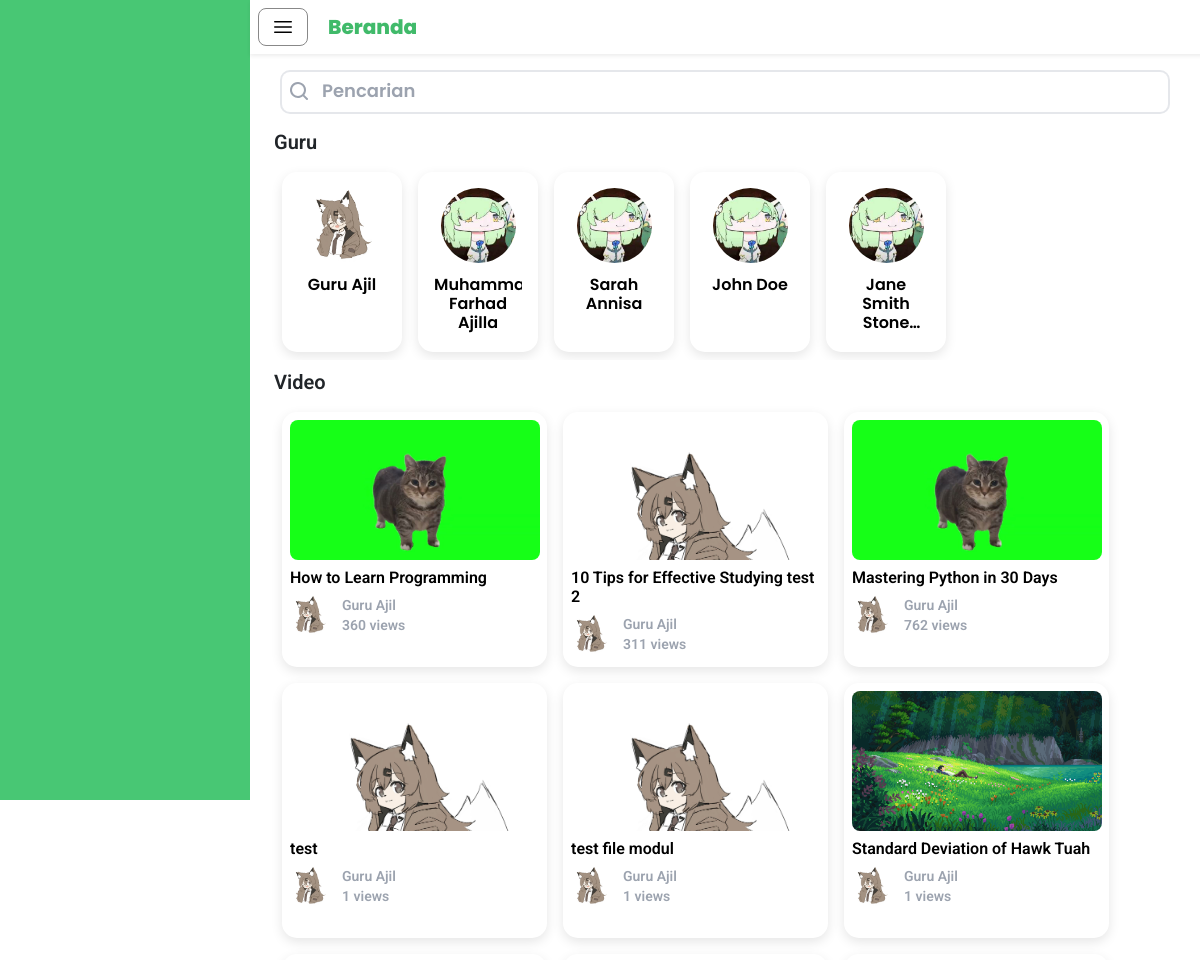
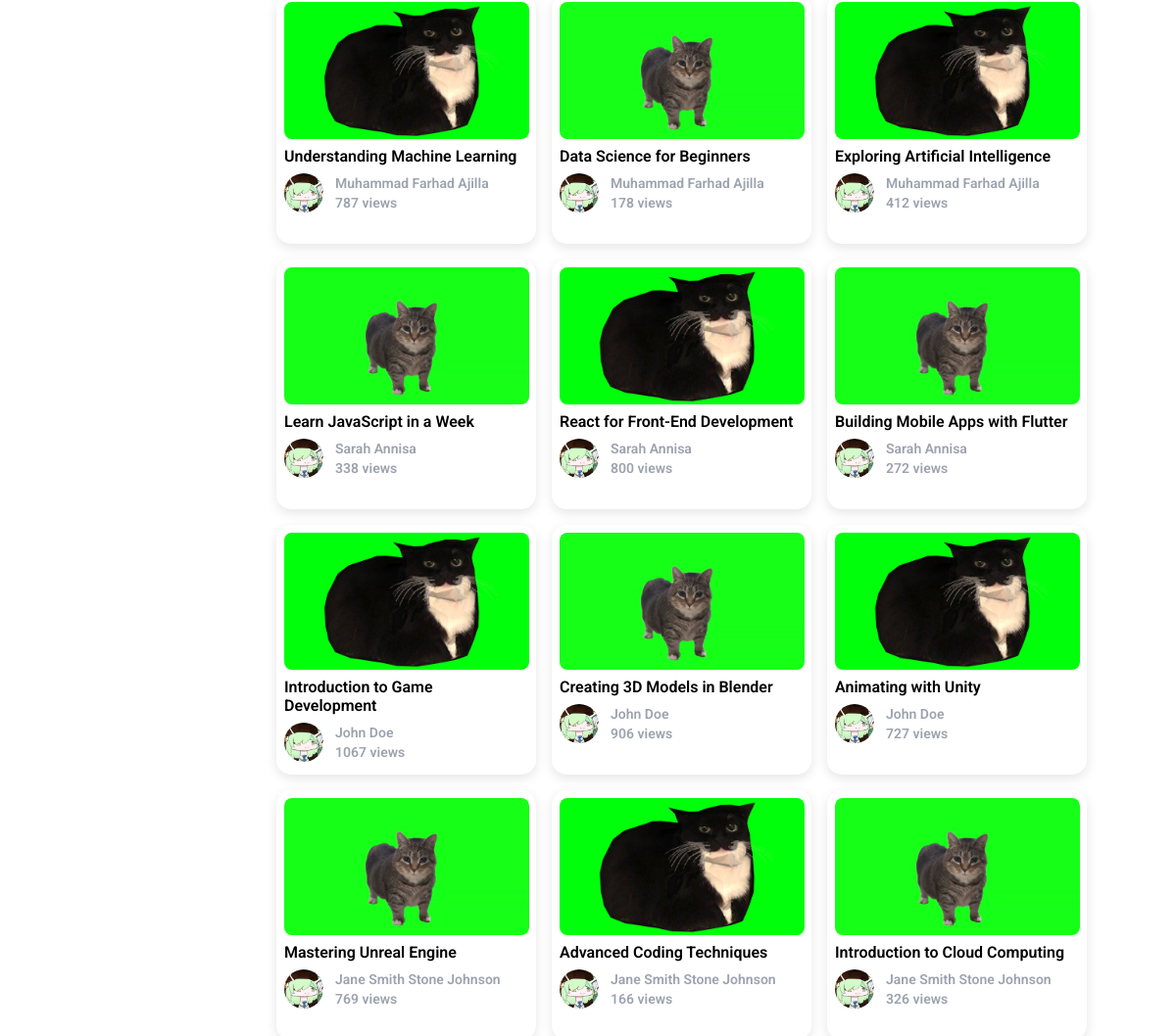
Before: /siswa/pencarian/index.php (signed in) with the older database file (2 pictures, top to bottom).
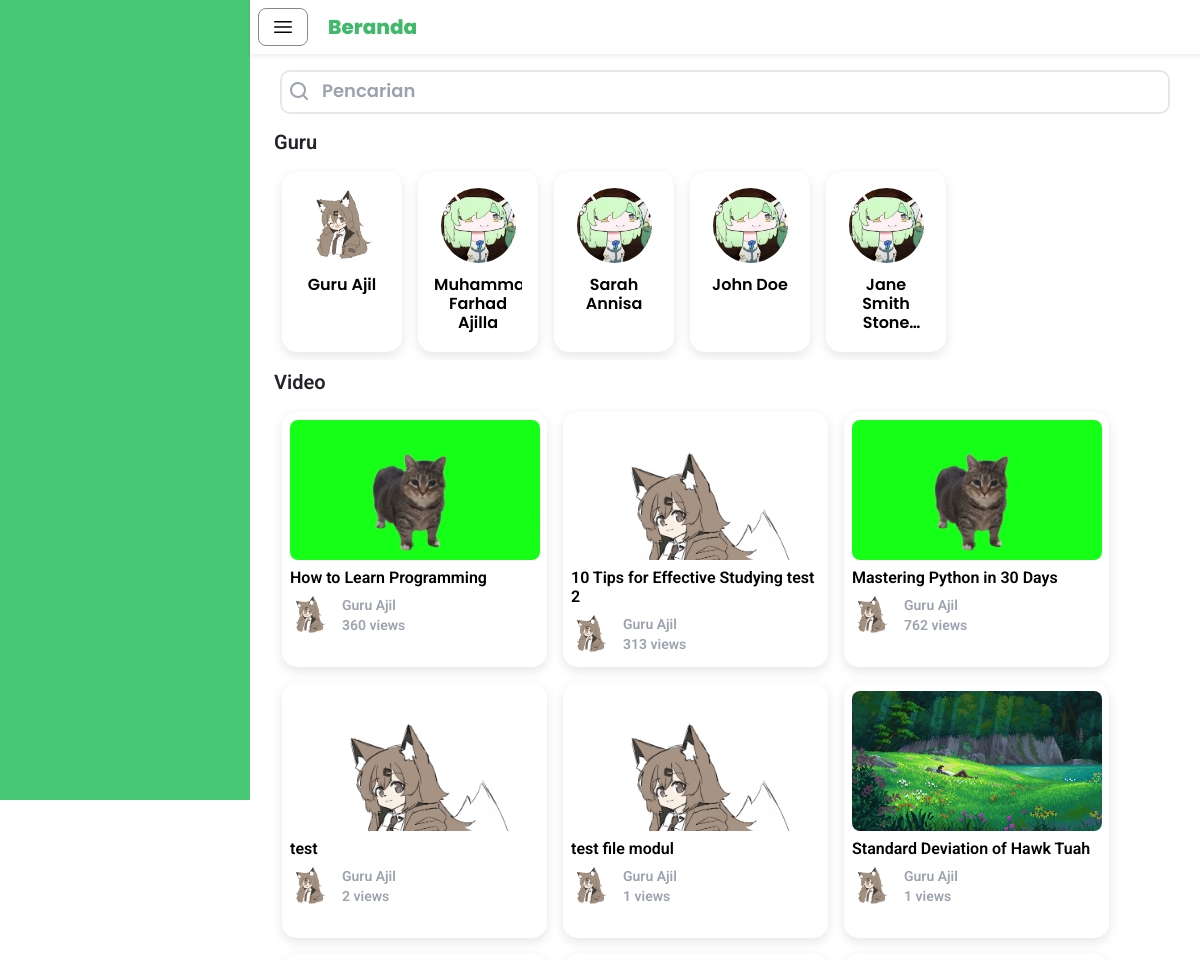
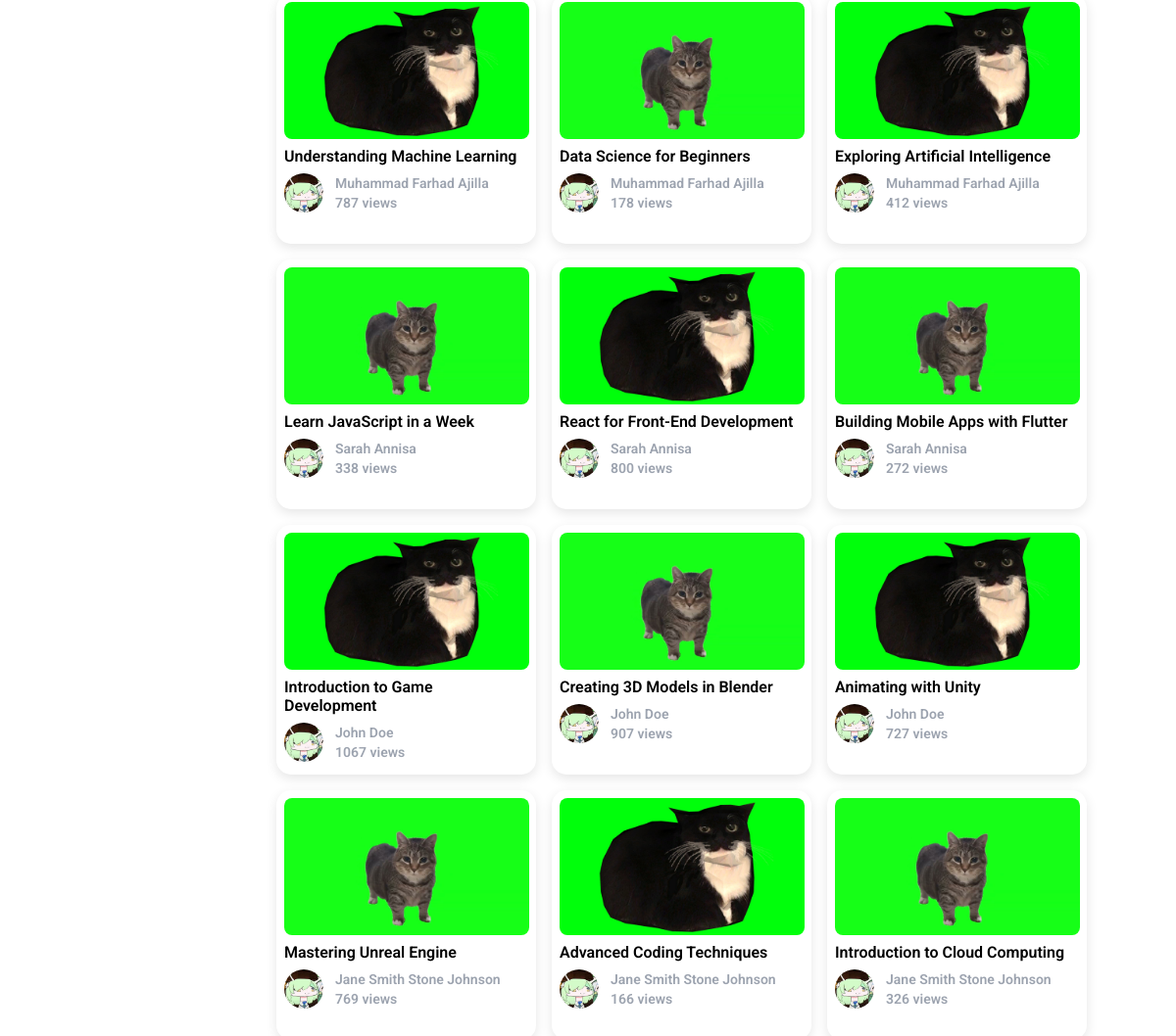
After: the same page with the newer database file (2 pictures, top to bottom).
### tables this page shows
CREATE TABLE IF NOT EXISTS `video` (
  `videoID` int NOT NULL AUTO_INCREMENT,
  `teacherID` int NOT NULL,
  `video` varchar(255) NOT NULL DEFAULT '',
  `thumbnail` varchar(255) NOT NULL DEFAULT '',
  `title` varchar(255) NOT NULL,
  `views` int NOT NULL,
  `upload_date` datetime NOT NULL,
  `favorite` int DEFAULT '0',
  PRIMARY KEY (`videoID`),
  KEY `teacherID` (`teacherID`),
  CONSTRAINT `video_ibfk_1` FOREIGN KEY (`teacherID`) REFERENCES `guru` (`teacherID`) ON DELETE CASCADE ON UPDATE CASCADE
);

CREATE TABLE IF NOT EXISTS `user` (
  `userID` int NOT NULL AUTO_INCREMENT,
  `email` varchar(255) NOT NULL,
  `password` varchar(255) NOT NULL,
  `name` varchar(255) NOT NULL,
  `profile_photo` varchar(255) NOT NULL,
  `role` int NOT NULL,
  PRIMARY KEY (`userID`)
);

### siswa/pencarian/index.php (the view, shortened to what the changed rows need)
<?php
$servername = "localhost";
$username = "root";
$password = "";
$dbname = "study_tube";
$conn = new mysqli($servername, $username, $password, $dbname);
$q = isset($_GET['search']) ? $_GET['search'] : '';
$sqlGuru = "
    SELECT
        userID,
        name AS guru_name,
        profile_photo AS guru_photo
    FROM
        user
    WHERE
        role = 2
        AND name LIKE '%" . $conn->real_escape_string($q) . "%'
";
$resultGuru = $conn->query($sqlGuru);
$sqlVideo = "
    SELECT
        video.title AS video_title,
        video.thumbnail AS video_thumbnail,
        video.video AS video_path,
        video.views AS video_views,
        user.name AS guru_name,
        user.profile_photo AS guru_photo
    FROM
        video
    INNER JOIN
        guru
    ON
        video.teacherID = guru.teacherID
    INNER JOIN
        user
    ON
        guru.userID = user.userID
    WHERE
        video.title LIKE '%" . $conn->real_escape_string($q) . "%'
";
$resultVideo = $conn->query($sqlVideo);
?>
<!DOCTYPE html>
<html lang="en">
<head>
    <script src="https://cdn.tailwindcss.com"></script>
    <link href="https://cdn.jsdelivr.net/npm/bootstrap@5.3.3/dist/css/bootstrap.min.css" rel="stylesheet">
    <link rel="stylesheet" href="/Study-Tube/siswa/style.css">
</head>
<body>
    <div id="mainContent" class="main-content bg-white">
        <div class="fixed top-0 w-full bg-white z-50 shadow-sm">
            <div class="flex items-center space-x-5 p-2">
                <h1 class="font-poppins font-extrabold text-[#40BA6A] text-xl my-auto">Beranda</h1>
            </div>
        </div>
        <div class="container mt-12 p-3 my-min px-4 overflow-y-hidden">
            <?php if ($resultGuru && $resultGuru->num_rows > 0): ?>
                <h1 class="font-roboto mb-2 text-xl">Guru</h1>
                <div class="row overflow-x-auto p-2 mb-2">
                    <div class="flex space-x-3 snap-x">
                        <div id="containerProfile" class="flex flex-auto gap-3">
                            <?php if ($resultGuru && $resultGuru->num_rows > 0): ?>
                                <?php while ($guru = $resultGuru->fetch_assoc()): ?>
                                    <div
                                        onclick="location='profile.php?id=<?= htmlspecialchars($guru['userID']) ?>'"
                                        class="flex flex-col col-rounded-shadow p-3 w-[120px] h-[180px] space-y-2 cursor-pointer"
                                    >
                                        <h1 class="font-poppins text-center text-black text-ellipsis line-clamp-3">
                                            <?= htmlspecialchars($guru['guru_name']) ?>
                                        </h1>
                                    </div>
                                <?php endwhile; ?>
                            <?php else: ?>
                                <p class="font-roboto mb-2 text-l">Tidak ada hasil</p>
                            <?php endif; ?>
                        </div>
                    </div>
                </div>
            <?php endif; ?>
            <?php if ($resultVideo && $resultVideo->num_rows > 0): ?>
                <h1 class="font-roboto mb-2 text-xl">Video</h1>
                <div class="container p-2 mb-2">
                    <div class="space-x-2 space-y-3">
                        <div id="containerVideo" class="flex flex-wrap gap-3">
                            <?php if ($resultVideo && $resultVideo->num_rows > 0): ?>
                                <?php while ($video = $resultVideo->fetch_assoc()): ?>
                                    <div
                                        onclick="playVideo('<?= htmlspecialchars($video['video_path']) ?>')"
                                        class="w-[265px] h-[255px] col-rounded-shadow cursor-pointer p-2"
                                    >
                                        <div class="overflow-hidden w-[250px] h-[140px] rounded-lg bg-white">
                                            <div class="mx-auto item thumbnail">
                                                <img
                                                    src="<?= htmlspecialchars($video['video_thumbnail']) ?>"
                                                    alt="<?= htmlspecialchars($video['video_title']) ?>"
                                                    class="w-full h-full object-cover"
                                                >
                                            </div>
                                        </div>
                                        <h1 class="font-roboto text-black text-ellipsis overflow-hidden line-clamp-2 mt-2">
                                            <?= htmlspecialchars($video['video_title']) ?>
                                        </h1>
                                        <div class="row mt-2">
                                            <div class="flex space-x-3">
                                                <div class="mx-auto overflow-hidden w-[40px] h-[40px] rounded-full bg-white">
                                                    <div class="mx-auto">
                                                        <img
                                                            src="<?= htmlspecialchars($video['guru_photo']) ?>"
                                                            alt="<?= htmlspecialchars($video['guru_name']) ?>"
                                                            class="w-full h-full object-cover"
                                                        >
                                                    </div>
                                                </div>
                                                <div class="col">
                                                    <h1 class="font-roboto text-gray-400 text-sm truncate overflow-hidden">
                                                        <?= htmlspecialchars($video['guru_name']) ?>
                                                    </h1>
                                                    <h1 class="font-roboto text-gray-400 text-sm truncate overflow-hidden">
                                                        <?= htmlspecialchars($video['video_views']) ?> views
                                                    </h1>
                                                </div>
                                            </div>
                                        </div>
                                    </div>
                                <?php endwhile; ?>
                            <?php else: ?>
                                <p class="font-roboto mb-2 text-l">Tidak ada hasil</p>
                            <?php endif; ?>
                        </div>
                    </div>
                </div>
            <?php endif; ?>
        </div>
    </div>
</body>
</html>

Changed rows visible on the page:
changed video "10 Tips for Effective Studying test 2": views "311" → "313"
changed video "test": views "1" → "2"
changed video "Creating 3D Models in Blender": views "906" → "907"
